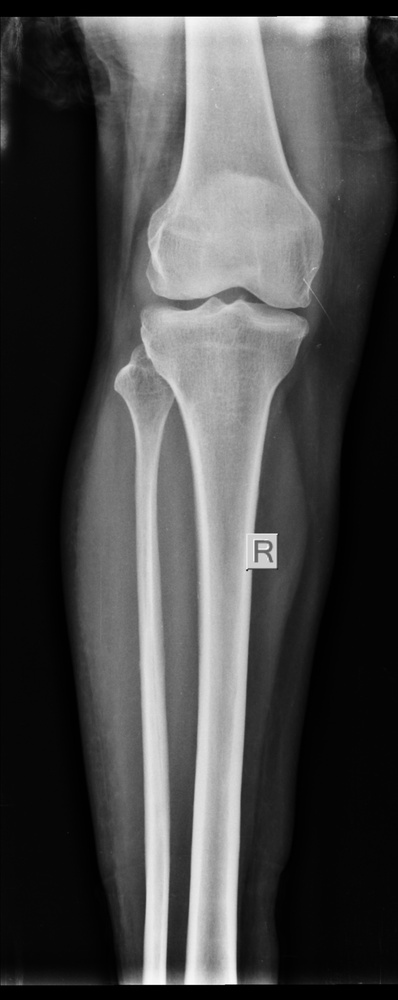
#> input picture dataset/normal/104.jpg, 398 x 1000 px, shrunk from 1056 x 2656 before the run, found by its file name; its folder holds only this picture in this run
$ jupyter execute 02_07_PreProcessing.ipynb   (shell and % lines are left out)   (text cells are left out)
#> lines starting #> are read from the running program, lines starting #| are printed output that depends on the picture; pictures that were not available may be replaced by others from this repository, and a replacement may not be noted
[cell 1]
from google.colab import drive as drive
drive.mount('/content/drive')

[cell 2]
# Access a public Github repos
%cd '/content'

[cell 3]
import pandas as pd
import numpy as np
import os
import matplotlib.pyplot as plt
import cv2
from PIL import Image

[cell 4]
# @title
def DataSetSummary (local_path, tabs):
  # Take list of files & folders in local folder
  all_items = os.listdir(local_path)

  # Filter folder list
  folders = [item for item in all_items if os.path.isdir(os.path.join(local_path, item))]

  # Print summary information if folders > 0:
  if(len(folders) > 0):
    indent = '\t' * tabs
    print("{}Tổng số thư mục: {}".format(indent, len(folders)))
    for folder in folders:
      folder_path = os.path.join(local_path, folder)
      files_in_folder = len(os.listdir(folder_path))
      print("{}-Thư mục: {}, Số tệp: {}".format(indent, folder, files_in_folder))
      DataSetSummary(folder_path, tabs+1)

# DataSetSummary(local_path, 0)

[cell 5]
# import os

# Hierarchical local folder in Colab
repository_folder = ["Osteoporosis-Knee-Xray-Dataset"]

for folder in repository_folder:
  local_path = '/content/' + folder + '/dataset'
  DataSetSummary(local_path, 0)
  local_path = '/content/' + folder + '/sample'
  DataSetSummary(local_path, 0)

[cell 6]
%cd /content/drive/MyDrive/Colab Notebooks/Thesis/Preprocessing/Osteoporosis-Knee-Xray-Dataset

[cell 7]
# Set the path to your dataset
dataset_path = '/content/Osteoporosis-Knee-Xray-Dataset/sample'
# dataset_path = '/content/Osteoporosis-Knee-Xray-Dataset/dataset'

[cell 8]
# [26 lines of commented-out code are left out]

[cell 9]
class Image:
    def __init__(self, path, label):
        # self.image = cv2.imread(path) # directly read
        self.path = path # only directory
        self.label = label

def load_images_from_folder(dataset_path, images_per_class=None):
    images = {}
    for class_name in os.listdir(dataset_path):
        class_folder_path = os.path.join(dataset_path, class_name)
        if os.path.isdir(class_folder_path):
            count = 0
            images[class_name] = []
            for image_name in os.listdir(class_folder_path):
                if images_per_class is None or count < images_per_class:
                    image_path = os.path.join(class_folder_path, image_name)
                    img = Image(image_path, class_name)
                    images[class_name].append(img)
                    count += 1
    return images

def imshow(images, images_per_class=None):
#> called with images_per_class = 10
    for class_name, imgs in images.items():
        plt.figure(figsize=(30,30))
        print(f'Class {class_name}')
        for i in range(min(images_per_class if images_per_class else len(imgs), len(imgs))):
            plt.subplot(1, images_per_class if images_per_class else len(imgs), i+1)
            img = cv2.imread(imgs[i].path)
#> img is the input picture: shape (1000, 398, 3); min 0, max 255, mean 73.6
            # img = cv2.cvtColor(img, cv2.COLOR_BGR2RGB)
            plt.imshow(img)
            # plt.title(os.path.basename(imgs[i].path))
            plt.axis('off')
        plt.show()

# Example usage:
images = load_images_from_folder('/content/Osteoporosis-Knee-Xray-Dataset/dataset')
imshow(images, 10)

[cell 10]
from PIL import Image

def get_image_specifications(image_path):
    # Open the image file
    with Image.open(image_path) as img:
        # Get image specifications
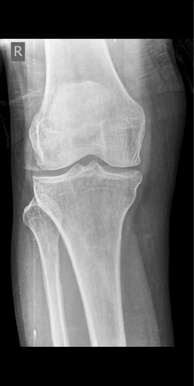
#> input picture sample/osteoporosis/1.jpg, 194 x 386 px, shrunk from 514 x 1024 before the run, given in place of 1.JPEG, which was not available
#> img is the input picture: PIL image 194x386 L; min 0, max 255, mean 101.5
        image_format = img.format
        image_mode = img.mode
        image_size = img.size
        image_width, image_height = img.size
        image_color = img.getcolors()
#> image_color = 252 pairs, first value 1 to 21389, second value 0 to 255

    return f"Image Format: {image_format}\nImage Mode: {image_mode}\nImage Size: {image_size} pixels (Width: {image_width}, Height: {image_height})\nImage Colors: {image_color}"

# Example usage:
print('images.keys:', images.keys())
image_path = "/content/Osteoporosis-Knee-Xray-Dataset/dataset/osteoporosis/1.JPEG"
# print('image_path:',image_path := images['normal'][0].path)
image_specifications = get_image_specifications(image_path)
print(image_specifications)
#> (printed output is left out)

[cell 11]
from skimage.metrics import peak_signal_noise_ratio, mean_squared_error

# [21 lines left out: function calculate_metrics, not called in this run]

[cell 12]
import cv2
import numpy as np

# [27 lines left out: function calculate_metrics, not called in this run]

[cell 13]
import os
import cv2
import numpy as np
from shutil import copyfile

def preprocess_and_copy(src_dir, dest_dir, preprocess_func):
    # Check if src_dir is a directory
    if os.path.isdir(src_dir):
        # If dest_dir does not exist, create it
        os.makedirs(dest_dir, exist_ok=True)

        # Iterate over files/directories in src_dir
        for item in os.listdir(src_dir):
            src_item_path = os.path.join(src_dir, item)
            dest_item_path = os.path.join(dest_dir, item)

            # If item is a directory, call function recursively
            if os.path.isdir(src_item_path):
                preprocess_and_copy(src_item_path, dest_item_path, preprocess_func)
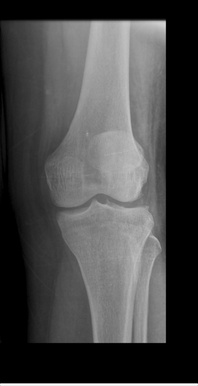
#> input picture sample/normal/10.jpg, 198 x 386 px, shrunk from 525 x 1024 before the run, found by its file name
#> in preprocess_and_copy, img is the input picture: shape (386, 198, 3); min 0, max 255, mean 72.5
            # If item is a file, apply preprocessing and copy
            elif os.path.isfile(src_item_path):
                img = cv2.imread(src_item_path)
                if img is not None:
                    img = preprocess_func(img)
                    cv2.imwrite(dest_item_path, img)

# Define your preprocessing function here
def preprocess_func(img):
    # TODO: Add your preprocessing steps here
    return img

# Usage:
dataset_path = '/content/Osteoporosis-Knee-Xray-Dataset/sample'
# dataset_path = '/content/Osteoporosis-Knee-Xray-Dataset/dataset'
output_path = '/content/drive/MyDrive/Colab Notebooks/Thesis/Preprocessing/Osteoporosis-Knee-Xray-Dataset/Original'
preprocess_and_copy(dataset_path, output_path, preprocess_func)

[cell 14]
'''
DOI: https://doi.org/10.1109/ICEECCOT.2017.8284595
Without using padding.
'''
import numpy as np
from scipy.ndimage import median_filter

def median_filter_window(window):
    return np.median(window)

def average_filter_window(window, median_value):
    return (window + median_value) / 2

def hybrid_filter(image, window_size):
    height, width = image.shape
    result_image = np.zeros_like(image, dtype=float)

    half_window_height, half_window_width = window_size[0] // 2, window_size[1] // 2

    for x in range(half_window_height, height - half_window_height):
        for y in range(half_window_width, width - half_window_width):
            sub_window = image[x - half_window_height:x + half_window_height + 1, y - half_window_width:y + half_window_width + 1]
            print(sub_window)

            # Median Value Calculation
            median_value = median_filter_window(sub_window)
            print(median_value)

            # Average Value Calculation
            average_values = average_filter_window(sub_window, median_value)
            print(average_values)

            # Center Pixel Value Calculation
            result_image[x, y] = np.mean(average_values)
            print(result_image[x, y], '\n')

    return result_image

# Example Original Image in Numpy
img = np.array([[156, 106, 114, 190],
            [128, 103, 114, 81],
            [136, 136, 147, 96],
            [181, 111, 214, 81]])

# Assuming image is a 2D NumPy array
window_size = (3, 3)  # Adjust the window size as needed

# Apply the filtering method
result = hybrid_filter(img, window_size)
print(result)

import matplotlib.pyplot as plt

# Assuming 'img' is your original image and 'result' is the filtered image

# Plot the original image
plt.subplot(1, 2, 1)
plt.title('Original Image')
plt.imshow(img, cmap='gray')
plt.axis('off')

# Plot the filtered image
plt.subplot(1, 2, 2)
plt.title('Filtered Image')
plt.imshow(result, cmap='gray')
plt.axis('off')

# Show the plot
plt.show()
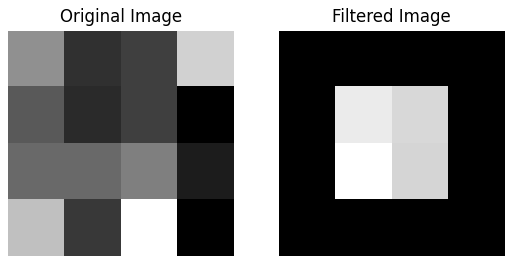
#> figure drawn by matplotlib, 2 panels

[cell 15]
'''
DOI: https://doi.org/10.1109/ICEECCOT.2017.8284595
Using padding for imnage border
Clean syntax.
'''
import numpy as np
from scipy.ndimage import median_filter

def hybrid_filter(image, window_size):
    height, width = image.shape

    # Calculate padding needed
    pad_height = window_size[0] // 2
    pad_width = window_size[1] // 2

    # Add padding to the image
    padded_image = cv2.copyMakeBorder(src=image, top=pad_height, bottom=pad_height, left=pad_width, right=pad_width, borderType=cv2.BORDER_CONSTANT, value=0) # cv2.BORDER_REFLECT

    # Create an output image with the same size as the input
    output_image = np.zeros_like(image, dtype=float)

    for x in range(pad_height, height + pad_height):
        for y in range(pad_width, width + pad_width):
            sub_window = padded_image[x - pad_height:x + pad_height + 1, y - pad_width:y + pad_width + 1]
            print(sub_window)

            # Median Value Calculation
            median_value = np.median(sub_window)
            print(median_value)

            # Average Value Calculation
            average_values = (sub_window + median_value) / 2
            print(average_values)

            # Center Pixel Value Calculation
            output_image[x - pad_height, y - pad_width] = np.mean(average_values)
            print(output_image[x - pad_height, y - pad_width], '\n')

    return output_image

img = np.array([[156, 106, 114, 190],
            [128, 103, 114, 81],
            [136, 136, 147, 96],
            [181, 111, 214, 81]])

# Assuming image is a 2D NumPy array
window_size = (3, 3)  # Adjust the window size as needed

# Apply the filtering method
result = hybrid_filter(img, window_size)
print(result)

import matplotlib.pyplot as plt

# Assuming 'img' is your original image and 'result' is the filtered image

# Plot the original image
plt.subplot(1, 2, 1)
plt.title('Original Image')
plt.imshow(img, cmap='gray')
plt.axis('off')

# Plot the filtered image
plt.subplot(1, 2, 2)
plt.title('Filtered Image')
plt.imshow(result, cmap='gray')
plt.axis('off')

# Show the plot
plt.show()
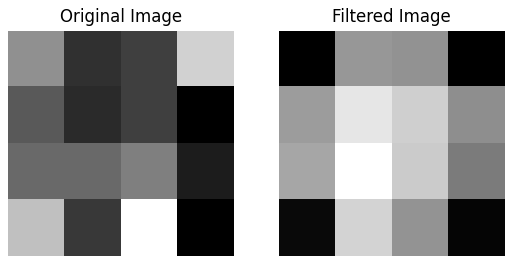
#> figure drawn by matplotlib, 2 panels

[cell 16]
# libraries
import numpy as np
import cv2
from scipy import ndimage
from matplotlib import pyplot as plt


def measure_speckle(sample):
    # Define ROI coordinates
    # x1 = 0
    # y1 = 0
    # x2, y2 = sample.shape

    # Resize the image to half its size
    height, width = sample.shape
    newimg = cv2.resize(sample, (int(width / 2), int(height / 2)))
    sample = newimg

    # Calculate the coordinates of the ROI
    x1 = int(width * 0.2)
    y1 = int(height * 0.3)
    x2 = int(width * 0.2)
    y2 = int(height * 0.6)

    roi_mean = sample[x1:x2, y1:y2]
    std_mean = np.std(roi_mean)
    mean_mean = np.mean(roi_mean)
    max_speckle_contrast = std_mean / mean_mean
    return max_speckle_contrast, x1, y1, x2, y2, sample


def speckle_reduction(max_speckle_contrast, x1, y1, x2, y2, sample, max_kernel_size):
    mean_image = sample
    height, width = sample.shape  # get size of the image
    dim_vectors = round(int(max_kernel_size + 1) / 2)
    list_cont = list(range(1, dim_vectors + 1))
    array_cont = np.array(list_cont)
    list_kernel = list(range(1, max_kernel_size + 2, 2))
    array_kernel_size = np.array(list_kernel)
    cont = 1
    array_speckle_contrast = np.zeros(1)
    array_speckle_contrast[0] = max_speckle_contrast
    speckle_contrast = np.zeros([height, width, dim_vectors])
    for i in range(3, max_kernel_size + 2, 2):
        filter = ndimage.median_filter(sample, i, mode='constant', cval=0)
        # mean_image = (mean_image + filter) / 2
        correction_factor = np.mean(sample) / np.mean(filter)
        mean_image = (mean_image + filter * correction_factor) / 2
        speckle_contrast[:, :, cont] = mean_image
        # measure of speckle contrast
        roi_mean = mean_image[x1:x2, y1:y2]
        std_mean = np.std(roi_mean)
        mean_mean = np.mean(roi_mean)
        constrast_speckle_mean = std_mean / mean_mean
        array_speckle_contrast = np.append(array_speckle_contrast, [constrast_speckle_mean])
        cont = cont + 1
    max_contrast = max(array_speckle_contrast)
    array_speckle_contrast = array_speckle_contrast / max_contrast
    return array_cont, array_speckle_contrast, speckle_contrast, dim_vectors, array_kernel_size


def images(sample, speckle_contrast, dim_z):
    plt.subplot(121).set_title("Original image")
    plt.imshow(sample, cmap=plt.cm.gray)
    plt.axis('off')
    plt.subplot(122).set_title("Image denoising [" + str((2*dim_z-1)) + 'x' + str((2*dim_z-1)) + ']')
    # plt.imshow(speckle_contrast[:, :, 2], cmap=plt.cm.gray)
    plt.imshow(speckle_contrast[:, :, dim_z - 1], cmap=plt.cm.gray)  # Use dim_z - 1 instead of 2
    plt.axis('off')
    plt.subplots_adjust(wspace=0.02, hspace=0.02, top=1, bottom=0, left=0, right=1)
    plt.show()


def plots_true(array_cont, array_speckle_contrast, array_kernel_size):
    theory = 1 / np.sqrt(array_cont)
    max_contrast = max(array_speckle_contrast)
    vec_contras_speckle = array_speckle_contrast / max_contrast
    plt.plot(array_cont, vec_contras_speckle, label="Hybrid median-mean", marker='o', color='green', linestyle='solid')
    plt.plot(array_cont, theory, label="Theory", marker='s', color='red', linestyle='dashed')
    plt.axis([1, array_cont.size, 0, 1])
    plt.xlabel("Number of iterations")
    plt.ylabel("Speckle contrast [a.u.]")
    plt.legend(bbox_to_anchor=(1.05, 1), loc='upper right')
    plt.title('Speckle contrast vs number of iterations')
    plt.grid()
    ax2 = plt.twiny()
    ax2.set_xlabel('k value', color='black')
    ax2.set_xticks(array_kernel_size)
    ax2.set_xlim((1, array_kernel_size[-1]))
    plt.show()


def save(sample, speckle_contrast):
    cv2.imwrite('original image.jpg', sample)
    cv2.imwrite('denoising image.jpg', speckle_contrast[:, :, -1])

def HybridMedianMean(sample, max_kernel_size, figures, plots, save_image):
    if max_kernel_size % 2 == 0:
        print('Kernel size must be a odd number')
        exit()
    max_speckle_contrast, x1, y1, x2, y2, sample = measure_speckle(sample)
    array_cont, array_speckle_contrast, speckle_contrast, dim_z, array_kernel_size = speckle_reduction\
        (max_speckle_contrast, x1, y1, x2, y2, sample, max_kernel_size)
    if figures == "True":
        images(sample, speckle_contrast, dim_z)
    elif figures == "False":
        pass
    else:
        print('figure only get two options: True or False')
        exit()
    if plots == "True":
        plots_true(array_cont, array_speckle_contrast, array_kernel_size)
    elif plots == "False":
        pass
    else:
        print('plots only get two options: True or False')
        exit()
    if save_image == "True":
        save(sample, speckle_contrast)
    elif save_image == "False":
        pass
    else:
        print('save_image only get two options: True or False')
        exit()

# Load the image
img_path = '/content/Osteoporosis-Knee-Xray-Dataset/dataset/osteoporosis/1.JPEG'
# img_path = '/content/Osteoporosis-Knee-Xray-Dataset/dataset/normal/10.png'
img = cv2.imread(img_path, cv2.IMREAD_GRAYSCALE)

max_kernel_size = 3
figures = 'True'
plots = 'True'
save_image = 'True'
HybridMedianMean(img, max_kernel_size, figures, plots, save_image)
#> in measure_speckle, `roi_mean = sample[x1:x2, y1:y2]`: roi_mean = empty array
#> in measure_speckle, `std_mean = np.std(roi_mean)`: std_mean = nan
#> in HybridMedianMean, `max_speckle_contrast, x1, y1, x2, y2, sample = measure_speckle(sample)`: x1 = 38; y1 = 115; x2 = 38; y2 = 231
#> the loop in speckle_reduction, `for i in range(3, max_kernel_size + 2, 2):` made 1 pass
#> (correction_factor, std_mean, mean_mean, constrast_speckle_mean, array_speckle_contrast) on pass 1: (1, nan, nan, nan, [nan, nan])
#> after the loop in speckle_reduction, `for i in range(3, max_kernel_size + 2, 2):`: cont = 2
#> in speckle_reduction, `max_contrast = max(array_speckle_contrast)`: max_contrast = nan
#> in HybridMedianMean, `array_cont, array_speckle_contrast, speckle_contrast, dim_z, array_ker..`: array_cont = [1, 2]; array_speckle_contrast = [nan, nan]; dim_z = 2; array_kernel_size = [1, 3]
#> in plots_true, `theory = 1 / np.sqrt(array_cont)`: theory = [1, 0.707]
#> in plots_true, `max_contrast = max(array_speckle_contrast)`: max_contrast = nan
#> in plots_true, `vec_contras_speckle = array_speckle_contrast / max_contrast`: vec_contras_speckle = [nan, nan]
#> in plots_true, `plt.show()`:
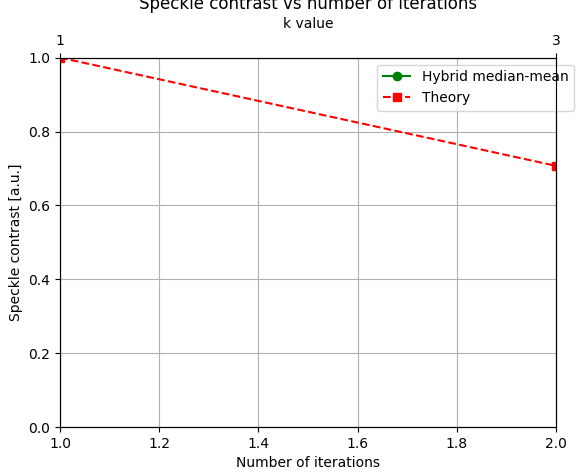
#> figure drawn by matplotlib, 1 panel
#> in save, `cv2.imwrite('denoising image.jpg', speckle_contrast[:, :, -1])`:
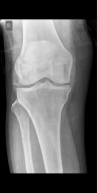
#> saved as denoising image.jpg: shape (193, 97); min 0, max 248, mean 101.5

[cell 17]
# Import the necessary libraries
import cv2
import numpy as np
import matplotlib.pyplot as plt
from scipy.ndimage import median_filter

# Load the image
# img_path = '/content/Osteoporosis-Knee-Xray-Dataset/dataset/osteoporosis/1.JPEG'
img_path = '/content/Osteoporosis-Knee-Xray-Dataset/dataset/normal/10.png'
img = cv2.imread(img_path, cv2.IMREAD_GRAYSCALE)
#> img: shape (386, 198)

## Source: Github Copilot
def preprocess_func(img):
    # Convert the image to grayscale
    # gray = cv2.cvtColor(img, cv2.COLOR_BGR2GRAY)
    gray = img

    # Define the window size
    window_size = 3

    # Apply the median filter
    median_filtered_image = cv2.medianBlur(gray, window_size)

    # Define the padding for the convolution operation
    pad = window_size // 2

    # Pad the median filtered image
    padded_image = cv2.copyMakeBorder(median_filtered_image, pad, pad, pad, pad, cv2.BORDER_REFLECT)

    # Create an empty array to store the final image
    final_image = np.zeros_like(gray)

    # Apply the mean filter
    for i in range(gray.shape[0]):
        for j in range(gray.shape[1]):
            # Calculate the average value in the window around the pixel
            average_value = np.mean(padded_image[i:i+window_size, j:j+window_size])

            # Replace the original pixel value with the average value
            final_image[i, j] = int(average_value)

    return final_image

# Apply filter
filtered_img = preprocess_func(img)
#> in preprocess_func, `padded_image = cv2.copyMakeBorder(median_filtered_image, pad, pad, pad..`:
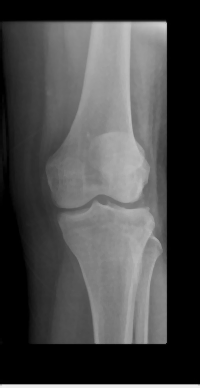
#> padded_image: shape (388, 200); min 0, max 239, mean 71.9

## Source: ChatGPT
def median_and_mean_center_filter(image, window_size):
    # Apply median filtering
    median_filtered = median_filter(image, size=window_size)

    # Initialize result with zeros
    result = np.zeros_like(image, dtype=float)

    # Iterate over each pixel
    for i in range(image.shape[0]):
        for j in range(image.shape[1]):
            # Extract the sub-window centered at (i, j)
            sub_window = median_filtered[max(0, i - window_size[0]//2):i + window_size[0]//2 + 1,
                                         max(0, j - window_size[1]//2):j + window_size[1]//2 + 1]

            # Calculate the average value for the sub-window
            average_value = np.mean(sub_window)

            # Update the result using the center pixel value
            result[i, j] = average_value

    return result

# Assuming image is a 2D NumPy array
window_size = (3, 3)  # Adjust the window size as needed

# Apply the filtering method
result = median_and_mean_center_filter(img, window_size)

## Source: ChatGPT # code 2
import numpy as np
from scipy.ndimage import median_filter

def hybrid_filter(image, window_size):
    height, width = image.shape

    # Calculate padding needed
    pad_height = window_size[0] // 2
    pad_width = window_size[1] // 2

    # Add padding to the image
    padded_image = cv2.copyMakeBorder(src=image, top=pad_height, bottom=pad_height, left=pad_width, right=pad_width, borderType=cv2.BORDER_CONSTANT, value=0) # cv2.BORDER_REFLECT

    # Create an output image with the same size as the input
    output_image = np.zeros_like(image, dtype=float)

    for x in range(pad_height, height + pad_height):
        for y in range(pad_width, width + pad_width):
            sub_window = padded_image[x - pad_height:x + pad_height + 1, y - pad_width:y + pad_width + 1]

            # Median Value Calculation
            median_value = np.median(sub_window)

            # Average Value Calculation
            average_values = (sub_window + median_value) / 2

            # Center Pixel Value Calculation
            output_image[x - pad_height, y - pad_width] = np.mean(average_values)

    return output_image

# Apply the filtering method
result2 = hybrid_filter(img, window_size)

# Display the original and processed images side by side
plt.figure(figsize=(12,12))

plt.subplot(3,2,1)
plt.imshow(img, cmap='gray')
plt.title('Original Image')

plt.subplot(3,2,2)
plt.imshow(filtered_img, cmap='gray')
plt.title('Filtered Image')

plt.subplot(3,2,3)
plt.imshow(img, cmap='gray')
plt.title('Original Image')

plt.subplot(3,2,4)
plt.imshow(result, cmap='gray')
plt.title('result')

plt.subplot(3,2,5)
plt.imshow(img, cmap='gray')
plt.title('Original Image')

plt.subplot(3,2,6)
plt.imshow(result, cmap='gray')
plt.title('result2')

plt.show()

[cell 18]
from skimage.metrics import peak_signal_noise_ratio, mean_squared_error

def calculate_metrics(original, processed):
    # Calculate the PSNR
    psnr = peak_signal_noise_ratio(original, processed)

    # Calculate the RMSE
    rmse = np.sqrt(mean_squared_error(original, processed))

    # Calculate the SNR
    mean = np.mean(processed)
    std = np.std(processed)
    snr = 20 * np.log10(mean / (std + 1e-10)) # 1e-10: avoid error std=0

    return psnr, rmse, snr

# Calculate the metrics for the orginal image
psnr, rmse, snr = calculate_metrics(img, img)
#> in calculate_metrics, `psnr = peak_signal_noise_ratio(original, processed)`: psnr = inf
#> in calculate_metrics, `rmse = np.sqrt(mean_squared_error(original, processed))`: rmse = 0
#> in calculate_metrics, `mean = np.mean(processed)`: mean = 72.45
#> in calculate_metrics, `std = np.std(processed)`: std = 64.23
#> in calculate_metrics, `snr = 20 * np.log10(mean / (std + 1e-10))`: snr = 1.05
#> psnr = inf; rmse = 0; snr = 1.05
print('Original Image')
print(f"PSNR: {psnr}")
print(f"RMSE: {rmse}")
print(f"SNR: {snr}")

# Calculate the metrics for the filtered image
psnr, rmse, snr = calculate_metrics(img, filtered_img)
#> psnr = 33.8; rmse = 5.21; snr = 1.13
print('\nGithub Copilot\'s code')
print(f"PSNR: {psnr}")
print(f"RMSE: {rmse}")
print(f"SNR: {snr}")

# Calculate the metrics for the result image
psnr, rmse, snr = calculate_metrics(img, result)
#> psnr = 33.82; rmse = 5.2; snr = 1.15
print('\nChatGPT\'s code')
print(f"PSNR: {psnr}")
print(f"RMSE: {rmse}")
print(f"SNR: {snr}")

# Calculate the metrics for the result image
psnr, rmse, snr = calculate_metrics(img, result2)
#> psnr = 36.9; rmse = 3.64; snr = 1.13
print('\nChatGPT\'s code2')
print(f"PSNR: {psnr}")
print(f"RMSE: {rmse}")
print(f"SNR: {snr}")
